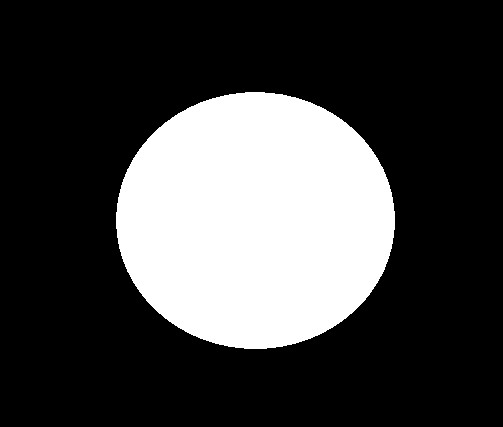
#> input picture python/image/ImageMorphology/circle.jpg, 503 x 427 px, found by its file name
$ python gradient.py
#> lines starting #> are read from the running program, lines starting #| are printed output that depends on the picture
'''
梯度运算
'''

import cv2
import numpy as np
import matplotlib.pyplot as plt

img_path = './image/ImageMorphology/circle.jpg'
img = cv2.imread(img_path)
#> img is the input picture: shape (427, 503, 3); min 0, max 255, mean 66.8
kernel = np.ones((7, 7), np.uint8)
# kernel = cv2.getStructuringElement(cv2.MORPH_RECT, (7, 7))

erosion = cv2.erode(img, kernel, iterations = 5)
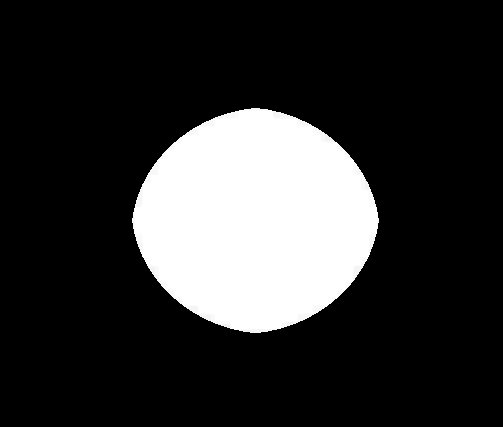
#> erosion: shape (427, 503, 3); min 0, max 255, mean 48.7
dilation = cv2.dilate(img, kernel, iterations = 3)
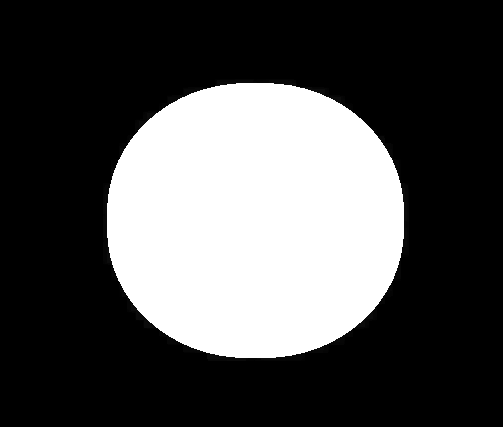
#> dilation: shape (427, 503, 3); min 0, max 255, mean 78.8
gradient = cv2.morphologyEx(img, cv2.MORPH_GRADIENT, kernel)
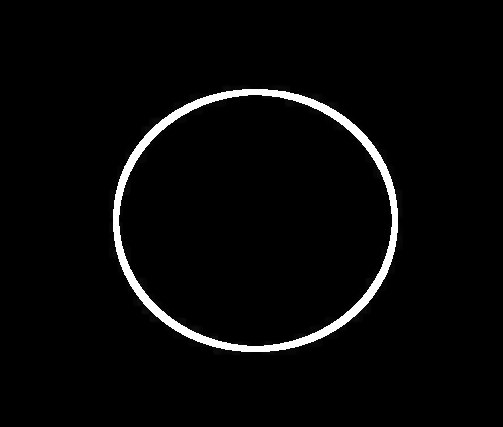
#> gradient: shape (427, 503, 3); min 0, max 255, mean 7.8

result = [img, erosion, dilation, gradient]
titles = ['origin img', 'erosion img', 'dilate img', 'gradient img']
for i in range(4):
    plt.subplot(2, 2, i+1), plt.imshow(result[i])
    plt.title(titles[i])
    plt.xticks([]), plt.yticks([])
plt.show()
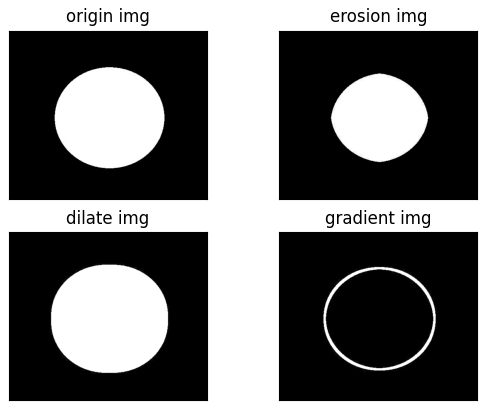
#> figure drawn by matplotlib, 4 panels
